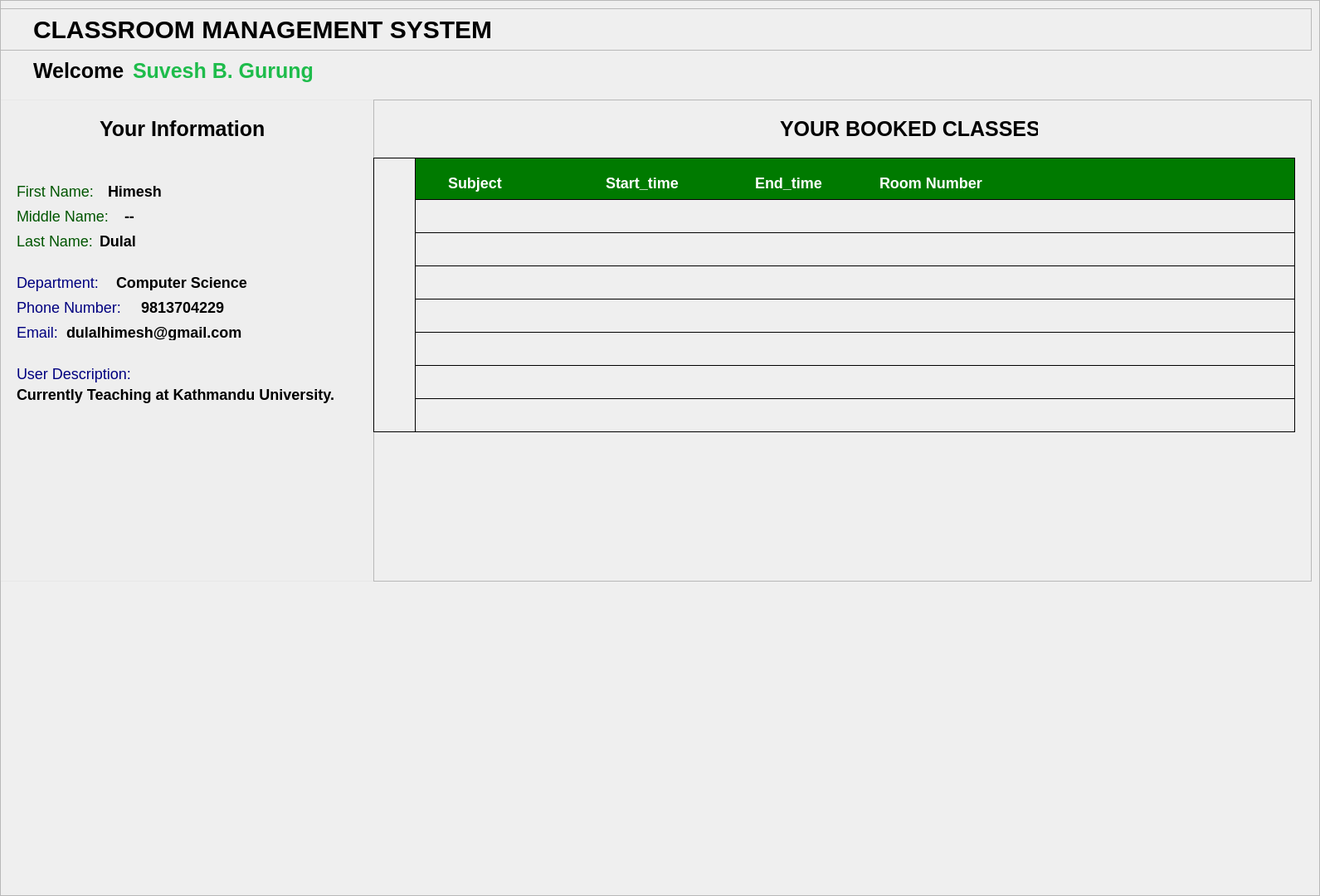
        <widget class="QFrame" name="main_content">
         <property name="geometry">
          <rect>
           <x>320</x>
           <y>-10</y>
           <width>1591</width>
           <height>1080</height>
          </rect>
         </property>
         <property name="minimumSize">
          <size>
           <width>1541</width>
           <height>0</height>
          </size>
         </property>
         <property name="styleSheet">
          <string notr="true">
QFrame{
border-left:2px;

}</string>
         </property>
         <property name="frameShape">
          <enum>QFrame::StyledPanel</enum>
         </property>
         <property name="frameShadow">
          <enum>QFrame::Raised</enum>
         </property>
         <widget class="QFrame" name="header">
          <property name="geometry">
           <rect>
            <x>0</x>
            <y>10</y>
            <width>1581</width>
            <height>51</height>
           </rect>
          </property>
          <property name="frameShape">
           <enum>QFrame::StyledPanel</enum>
          </property>
          <property name="frameShadow">
           <enum>QFrame::Raised</enum>
          </property>
          <widget class="QLabel" name="label_13">
           <property name="geometry">
            <rect>
             <x>40</x>
             <y>0</y>
             <width>1161</width>
             <height>51</height>
            </rect>
           </property>
           <property name="styleSheet">
            <string notr="true">font-size:30px;
color:black;
font-weight:bold;</string>
           </property>
           <property name="text">
            <string>CLASSROOM MANAGEMENT SYSTEM</string>
           </property>
          </widget>
         </widget>
         <widget class="QLabel" name="label_29">
          <property name="geometry">
           <rect>
            <x>40</x>
            <y>60</y>
            <width>121</width>
            <height>51</height>
           </rect>
          </property>
          <property name="styleSheet">
           <string notr="true">font-size:25px;
color:black;
font-weight:bold;</string>
          </property>
          <property name="text">
           <string>Welcome </string>
          </property>
         </widget>
         <widget class="QLabel" name="dashboard_username">
          <property name="geometry">
           <rect>
            <x>160</x>
            <y>60</y>
            <width>401</width>
            <height>51</height>
           </rect>
          </property>
          <property name="styleSheet">
           <string notr="true">font-size:25px;
color:rgb(30, 188, 75);
font-weight:bold;</string>
          </property>
          <property name="text">
           <string>Suvesh B. Gurung</string>
          </property>
         </widget>
         <widget class="QFrame" name="user_info_frame">
          <property name="geometry">
           <rect>
            <x>0</x>
            <y>120</y>
            <width>451</width>
            <height>581</height>
           </rect>
          </property>
          <property name="styleSheet">
           <string notr="true">background-color:rgba(223, 223, 223,0.1)</string>
          </property>
          <property name="frameShape">
           <enum>QFrame::StyledPanel</enum>
          </property>
          <property name="frameShadow">
           <enum>QFrame::Raised</enum>
          </property>
          <widget class="QLabel" name="information_label">
           <property name="geometry">
            <rect>
             <x>120</x>
             <y>10</y>
             <width>221</width>
             <height>51</height>
            </rect>
           </property>
           <property name="styleSheet">
            <string notr="true">font-size:25px;
color:black;
font-weight:bold;
text:center;
background-color:transparent;</string>
           </property>
           <property name="text">
            <string>Your Information</string>
           </property>
          </widget>
          <widget class="QFrame" name="information_frame">
           <property name="geometry">
            <rect>
             <x>10</x>
             <y>70</y>
             <width>411</width>
             <height>501</height>
            </rect>
           </property>
           <property name="styleSheet">
            <string notr="true">background-color:transparent;</string>
           </property>
           <property name="frameShape">
            <enum>QFrame::StyledPanel</enum>
           </property>
           <property name="frameShadow">
            <enum>QFrame::Raised</enum>
           </property>
           <widget class="QLabel" name="label">
            <property name="geometry">
             <rect>
              <x>10</x>
              <y>20</y>
              <width>101</width>
              <height>41</height>
             </rect>
            </property>
            <property name="styleSheet">
             <string notr="true">font-size:18px;
color:black;
color:rgb(0, 85, 0);

text:center;
background-color:transparent;</string>
            </property>
            <property name="text">
             <string>First Name:</string>
            </property>
           </widget>
           <widget class="QLabel" name="label_2">
            <property name="geometry">
             <rect>
              <x>10</x>
              <y>50</y>
              <width>121</width>
              <height>41</height>
             </rect>
            </property>
            <property name="styleSheet">
             <string notr="true">font-size:18px;
color:black;
color:rgb(0, 85, 0);

text:center;
background-color:transparent;</string>
            </property>
            <property name="text">
             <string>Middle Name:</string>
            </property>
           </widget>
           <widget class="QLabel" name="label_3">
            <property name="geometry">
             <rect>
              <x>10</x>
              <y>80</y>
              <width>101</width>
              <height>41</height>
             </rect>
            </property>
            <property name="styleSheet">
             <string notr="true">font-size:18px;
color:rgb(0, 85, 0);

text:center;
background-color:transparent;</string>
            </property>
            <property name="text">
             <string>Last Name:</string>
            </property>
           </widget>
           <widget class="QLabel" name="label_30">
            <property name="geometry">
             <rect>
              <x>10</x>
              <y>130</y>
              <width>111</width>
              <height>41</height>
             </rect>
            </property>
            <property name="styleSheet">
             <string notr="true">font-size:18px;
color:black;

text:center;color:rgb(0, 0, 127);

background-color:transparent;</string>
            </property>
            <property name="text">
             <string>Department:</string>
            </property>
           </widget>
           <widget class="QLabel" name="label_31">
            <property name="geometry">
             <rect>
              <x>10</x>
              <y>160</y>
              <width>141</width>
              <height>41</height>
             </rect>
            </property>
            <property name="styleSheet">
             <string notr="true">font-size:18px;
color:black;
color:rgb(0, 0, 127);

text:center;
background-color:transparent;</string>
            </property>
            <property name="text">
             <string>Phone Number:</string>
            </property>
           </widget>
           <widget class="QLabel" name="label_32">
            <property name="geometry">
             <rect>
              <x>10</x>
              <y>190</y>
              <width>131</width>
              <height>41</height>
             </rect>
            </property>
            <property name="styleSheet">
             <string notr="true">font-size:18px;
color:black;
color:rgb(0, 0, 127);

text:center;
background-color:transparent;</string>
            </property>
            <property name="text">
             <string>Email:</string>
            </property>
           </widget>
           <widget class="QLabel" name="label_37">
            <property name="geometry">
             <rect>
              <x>10</x>
              <y>240</y>
              <width>161</width>
              <height>41</height>
             </rect>
            </property>
            <property name="styleSheet">
             <string notr="true">font-size:18px;
color:rgb(0, 0, 127);

text:center;
background-color:transparent;</string>
            </property>
            <property name="text">
             <string>User Description:</string>
            </property>
           </widget>
           <widget class="QLabel" name="firstname">
            <property name="geometry">
             <rect>
              <x>120</x>
              <y>20</y>
              <width>111</width>
              <height>41</height>
             </rect>
            </property>
            <property name="styleSheet">
             <string notr="true">font-size:18px;
color:black;
font-weight:bold;
text:center;
background-color:transparent;</string>
            </property>
            <property name="text">
             <string>Himesh</string>
            </property>
           </widget>
           <widget class="QLabel" name="middlename">
            <property name="geometry">
             <rect>
              <x>140</x>
              <y>50</y>
              <width>111</width>
              <height>41</height>
             </rect>
            </property>
            <property name="styleSheet">
             <string notr="true">font-size:18px;
color:black;
font-weight:bold;
text:center;
background-color:transparent;</string>
            </property>
            <property name="text">
             <string>--</string>
            </property>
           </widget>
           <widget class="QLabel" name="lastname">
            <property name="geometry">
             <rect>
              <x>110</x>
              <y>90</y>
              <width>111</width>
              <height>20</height>
             </rect>
            </property>
            <property name="styleSheet">
             <string notr="true">font-size:18px;
color:black;

text:center;font-weight:bold;
background-color:transparent;</string>
            </property>
            <property name="text">
             <string>Dulal</string>
            </property>
           </widget>
           <widget class="QLabel" name="department_2">
            <property name="geometry">
             <rect>
              <x>130</x>
              <y>140</y>
              <width>171</width>
              <height>20</height>
             </rect>
            </property>
            <property name="styleSheet">
             <string notr="true">font-size:18px;
color:black;

text:center;font-weight:bold;
background-color:transparent;</string>
            </property>
            <property name="text">
             <string>Computer Science</string>
            </property>
           </widget>
           <widget class="QLabel" name="phonenumber">
            <property name="geometry">
             <rect>
              <x>160</x>
              <y>170</y>
              <width>171</width>
              <height>20</height>
             </rect>
            </property>
            <property name="styleSheet">
             <string notr="true">font-size:18px;
color:black;

text:center;font-weight:bold;
background-color:transparent;</string>
            </property>
            <property name="text">
             <string>9813704229</string>
            </property>
           </widget>
           <widget class="QLabel" name="mail">
            <property name="geometry">
             <rect>
              <x>70</x>
              <y>200</y>
              <width>211</width>
              <height>20</height>
             </rect>
            </property>
            <property name="styleSheet">
             <string notr="true">font-size:18px;
color:black;

text:center;font-weight:bold;
background-color:transparent;</string>
            </property>
            <property name="text">
             <string>dulalhimesh@gmail.com</string>
            </property>
           </widget>
           <widget class="QLabel" name="label_49">
            <property name="geometry">
             <rect>
              <x>10</x>
              <y>270</y>
              <width>521</width>
              <height>31</height>
             </rect>
            </property>
            <property name="styleSheet">
             <string notr="true">font-size:18px;
color:black;
font-weight:bold;
text:center;
background-color:transparent;</string>
            </property>
            <property name="text">
             <string>Currently Teaching at Kathmandu University.</string>
            </property>
           </widget>
          </widget>
         </widget>
         <widget class="QFrame" name="book_info_user_frame">
          <property name="geometry">
           <rect>
            <x>450</x>
            <y>120</y>
            <width>1131</width>
            <height>581</height>
           </rect>
          </property>
          <property name="frameShape">
           <enum>QFrame::StyledPanel</enum>
          </property>
          <property name="frameShadow">
           <enum>QFrame::Raised</enum>
          </property>
          <widget class="QFrame" name="myFrame_2">
           <property name="geometry">
            <rect>
             <x>0</x>
             <y>70</y>
             <width>1111</width>
             <height>331</height>
            </rect>
           </property>
           <property name="styleSheet">
            <string notr="true">QFrame{
    border: 1px solid black;}


</string>
           </property>
           <property name="frameShape">
            <enum>QFrame::StyledPanel</enum>
           </property>
           <property name="frameShadow">
            <enum>QFrame::Raised</enum>
           </property>
           <widget class="QFrame" name="frame_25">
            <property name="geometry">
             <rect>
              <x>50</x>
              <y>0</y>
              <width>1061</width>
              <height>51</height>
             </rect>
            </property>
            <property name="styleSheet">
             <string notr="true">    background-color: rgb(0, 122, 0);
border:1px solid rgb(148, 297, 167);</string>
            </property>
            <property name="frameShape">
             <enum>QFrame::StyledPanel</enum>
            </property>
            <property name="frameShadow">
             <enum>QFrame::Raised</enum>
            </property>
            <widget class="QLabel" name="label_47">
             <property name="geometry">
              <rect>
               <x>40</x>
               <y>20</y>
               <width>131</width>
               <height>21</height>
              </rect>
             </property>
             <property name="styleSheet">
              <string notr="true">border:none;
color:white;
font-size:18px;
font-weight:bold;</string>
             </property>
             <property name="text">
              <string>Subject</string>
             </property>
            </widget>
            <widget class="QLabel" name="label_48">
             <property name="geometry">
              <rect>
               <x>230</x>
               <y>20</y>
               <width>131</width>
               <height>21</height>
              </rect>
             </property>
             <property name="styleSheet">
              <string notr="true">border:none;
color:white;
font-size:18px;
font-weight:bold;</string>
             </property>
             <property name="text">
              <string>Start_time</string>
             </property>
            </widget>
            <widget class="QLabel" name="label_50">
             <property name="geometry">
              <rect>
               <x>410</x>
               <y>20</y>
               <width>131</width>
               <height>21</height>
              </rect>
             </property>
             <property name="styleSheet">
              <string notr="true">border:none;
color:white;
font-size:18px;
font-weight:bold;</string>
             </property>
             <property name="text">
              <string>End_time</string>
             </property>
            </widget>
            <widget class="QLabel" name="label_51">
             <property name="geometry">
              <rect>
               <x>560</x>
               <y>20</y>
               <width>131</width>
               <height>21</height>
              </rect>
             </property>
             <property name="styleSheet">
              <string notr="true">border:none;
color:white;
font-size:18px;
font-weight:bold;</string>
             </property>
             <property name="text">
              <string>Room Number</string>
             </property>
            </widget>
            <widget class="QLabel" name="time_icon_13">
             <property name="geometry">
              <rect>
               <x>190</x>
               <y>10</y>
               <width>31</width>
               <height>31</height>
              </rect>
             </property>
             <property name="styleSheet">
              <string notr="true">border:none;
color:white;</string>
             </property>
             <property name="text">
              <string/>
             </property>
             <property name="pixmap">
              <pixmap resource="resources.qrc">:/resource/assets/clock.png</pixmap>
             </property>
             <property name="scaledContents">
              <bool>true</bool>
             </property>
            </widget>
            <widget class="QLabel" name="time_icon_14">
             <property name="geometry">
              <rect>
               <x>370</x>
               <y>10</y>
               <width>31</width>
               <height>31</height>
              </rect>
             </property>
             <property name="styleSheet">
              <string notr="true">border:none;
color:white;</string>
             </property>
             <property name="text">
              <string/>
             </property>
             <property name="pixmap">
              <pixmap resource="resources.qrc">:/resource/assets/clock.png</pixmap>
             </property>
             <property name="scaledContents">
              <bool>true</bool>
             </property>
            </widget>
           </widget>
           <widget class="QFrame" name="frame_38">
            <property name="geometry">
             <rect>
              <x>50</x>
              <y>50</y>
              <width>1061</width>
              <height>41</height>
             </rect>
            </property>
            <property name="frameShape">
             <enum>QFrame::StyledPanel</enum>
            </property>
            <property name="frameShadow">
             <enum>QFrame::Raised</enum>
            </property>
            <widget class="QLabel" name="book_subject_1">
             <property name="geometry">
              <rect>
               <x>30</x>
               <y>10</y>
               <width>91</width>
               <height>21</height>
              </rect>
             </property>
             <property name="styleSheet">
              <string notr="true">border:none;
color:black;
font-size:18px;
font-weight:bold;</string>
             </property>
             <property name="text">
              <string/>
             </property>
            </widget>
            <widget class="QLabel" name="book_start_time_1">
             <property name="geometry">
              <rect>
               <x>230</x>
               <y>10</y>
               <width>91</width>
               <height>21</height>
              </rect>
             </property>
             <property name="styleSheet">
              <string notr="true">border:none;
color:black;
font-size:18px;
font-weight:bold;</string>
             </property>
             <property name="text">
              <string/>
             </property>
            </widget>
            <widget class="QLabel" name="book_end_time_1">
             <property name="geometry">
              <rect>
               <x>410</x>
               <y>10</y>
               <width>91</width>
               <height>21</height>
              </rect>
             </property>
             <property name="styleSheet">
              <string notr="true">border:none;
color:black;
font-size:18px;
font-weight:bold;</string>
             </property>
             <property name="text">
              <string/>
             </property>
            </widget>
            <widget class="QLabel" name="book_room_number_1">
             <property name="geometry">
              <rect>
               <x>580</x>
               <y>10</y>
               <width>91</width>
               <height>21</height>
              </rect>
             </property>
             <property name="styleSheet">
              <string notr="true">border:none;
color:black;
font-size:18px;
font-weight:bold;</string>
             </property>
             <property name="text">
              <string/>
             </property>
            </widget>
           </widget>
           <widget class="QFrame" name="frame_39">
            <property name="geometry">
             <rect>
              <x>50</x>
              <y>90</y>
              <width>1061</width>
              <height>41</height>
             </rect>
            </property>
            <property name="frameShape">
             <enum>QFrame::StyledPanel</enum>
            </property>
            <property name="frameShadow">
             <enum>QFrame::Raised</enum>
            </property>
            <widget class="QLabel" name="book_subject_2">
             <property name="geometry">
              <rect>
               <x>30</x>
               <y>10</y>
               <width>91</width>
               <height>21</height>
              </rect>
             </property>
             <property name="styleSheet">
              <string notr="true">border:none;
color:black;
font-size:18px;
font-weight:bold;</string>
             </property>
             <property name="text">
              <string/>
             </property>
            </widget>
            <widget class="QLabel" name="book_start_time_2">
             <property name="geometry">
              <rect>
               <x>230</x>
               <y>10</y>
               <width>91</width>
               <height>21</height>
              </rect>
             </property>
             <property name="styleSheet">
              <string notr="true">border:none;
color:black;
font-size:18px;
font-weight:bold;</string>
             </property>
             <property name="text">
              <string/>
             </property>
            </widget>
            <widget class="QLabel" name="book_end_time_2">
             <property name="geometry">
              <rect>
               <x>410</x>
               <y>10</y>
               <width>91</width>
               <height>21</height>
              </rect>
             </property>
             <property name="styleSheet">
              <string notr="true">border:none;
color:black;
font-size:18px;
font-weight:bold;</string>
             </property>
             <property name="text">
              <string/>
             </property>
            </widget>
            <widget class="QLabel" name="book_room_number_2">
             <property name="geometry">
              <rect>
               <x>580</x>
               <y>10</y>
               <width>91</width>
               <height>21</height>
              </rect>
             </property>
             <property name="styleSheet">
              <string notr="true">border:none;
color:black;
font-size:18px;
font-weight:bold;</string>
             </property>
             <property name="text">
              <string/>
             </property>
            </widget>
           </widget>
           <widget class="QFrame" name="frame_40">
            <property name="geometry">
             <rect>
              <x>50</x>
              <y>130</y>
              <width>1061</width>
              <height>41</height>
             </rect>
            </property>
            <property name="frameShape">
             <enum>QFrame::StyledPanel</enum>
            </property>
            <property name="frameShadow">
             <enum>QFrame::Raised</enum>
            </property>
            <widget class="QLabel" name="book_subject_3">
             <property name="geometry">
              <rect>
               <x>30</x>
               <y>10</y>
               <width>91</width>
               <height>21</height>
              </rect>
             </property>
             <property name="styleSheet">
              <string notr="true">border:none;
color:black;
font-size:18px;
font-weight:bold;</string>
             </property>
             <property name="text">
              <string/>
             </property>
            </widget>
            <widget class="QLabel" name="book_start_time_3">
             <property name="geometry">
              <rect>
               <x>230</x>
               <y>10</y>
               <width>91</width>
               <height>21</height>
              </rect>
             </property>
             <property name="styleSheet">
              <string notr="true">border:none;
color:black;
font-size:18px;
font-weight:bold;</string>
             </property>
             <property name="text">
              <string/>
             </property>
            </widget>
            <widget class="QLabel" name="book_end_time_3">
             <property name="geometry">
              <rect>
               <x>410</x>
               <y>10</y>
               <width>91</width>
               <height>21</height>
              </rect>
             </property>
             <property name="styleSheet">
              <string notr="true">border:none;
color:black;
font-size:18px;
font-weight:bold;</string>
             </property>
             <property name="text">
              <string/>
             </property>
            </widget>
            <widget class="QLabel" name="book_room_number_3">
             <property name="geometry">
              <rect>
               <x>580</x>
               <y>10</y>
               <width>91</width>
               <height>21</height>
              </rect>
             </property>
             <property name="styleSheet">
              <string notr="true">border:none;
color:black;
font-size:18px;
font-weight:bold;</string>
             </property>
             <property name="text">
              <string/>
             </property>
            </widget>
           </widget>
           <widget class="QFrame" name="frame_41">
            <property name="geometry">
             <rect>
              <x>50</x>
              <y>170</y>
              <width>1061</width>
              <height>41</height>
             </rect>
            </property>
            <property name="frameShape">
             <enum>QFrame::StyledPanel</enum>
            </property>
            <property name="frameShadow">
             <enum>QFrame::Raised</enum>
            </property>
            <widget class="QLabel" name="book_subject_4">
             <property name="geometry">
              <rect>
               <x>30</x>
               <y>10</y>
               <width>91</width>
               <height>21</height>
              </rect>
             </property>
             <property name="styleSheet">
              <string notr="true">border:none;
color:black;
font-size:18px;
font-weight:bold;</string>
             </property>
             <property name="text">
              <string/>
             </property>
            </widget>
            <widget class="QLabel" name="book_start_time_4">
             <property name="geometry">
              <rect>
               <x>230</x>
               <y>10</y>
               <width>91</width>
               <height>21</height>
              </rect>
             </property>
             <property name="styleSheet">
              <string notr="true">border:none;
color:black;
font-size:18px;
font-weight:bold;</string>
             </property>
             <property name="text">
              <string/>
             </property>
            </widget>
            <widget class="QLabel" name="book_end_time_4">
             <property name="geometry">
              <rect>
               <x>410</x>
               <y>10</y>
               <width>91</width>
               <height>21</height>
              </rect>
             </property>
             <property name="styleSheet">
              <string notr="true">border:none;
color:black;
font-size:18px;
font-weight:bold;</string>
             </property>
             <property name="text">
              <string/>
             </property>
            </widget>
            <widget class="QLabel" name="book_room_number_4">
             <property name="geometry">
              <rect>
               <x>580</x>
               <y>10</y>
               <width>91</width>
               <height>21</height>
              </rect>
             </property>
             <property name="styleSheet">
              <string notr="true">border:none;
color:black;
font-size:18px;
font-weight:bold;</string>
             </property>
             <property name="text">
              <string/>
             </property>
            </widget>
           </widget>
           <widget class="QFrame" name="frame_42">
            <property name="geometry">
             <rect>
              <x>50</x>
              <y>210</y>
              <width>1061</width>
              <height>41</height>
             </rect>
            </property>
            <property name="frameShape">
             <enum>QFrame::StyledPanel</enum>
            </property>
            <property name="frameShadow">
             <enum>QFrame::Raised</enum>
            </property>
            <widget class="QLabel" name="book_subject_5">
             <property name="geometry">
              <rect>
               <x>30</x>
               <y>10</y>
               <width>91</width>
               <height>21</height>
              </rect>
             </property>
             <property name="styleSheet">
              <string notr="true">border:none;
color:black;
font-size:18px;
font-weight:bold;</string>
             </property>
             <property name="text">
              <string/>
             </property>
            </widget>
            <widget class="QLabel" name="book_start_time_5">
             <property name="geometry">
              <rect>
               <x>230</x>
               <y>10</y>
               <width>91</width>
               <height>21</height>
              </rect>
             </property>
             <property name="styleSheet">
              <string notr="true">border:none;
color:black;
font-size:18px;
font-weight:bold;</string>
             </property>
             <property name="text">
              <string/>
             </property>
            </widget>
            <widget class="QLabel" name="book_end_time_5">
             <property name="geometry">
              <rect>
               <x>410</x>
               <y>10</y>
               <width>91</width>
               <height>21</height>
              </rect>
             </property>
             <property name="styleSheet">
              <string notr="true">border:none;
color:black;
font-size:18px;
font-weight:bold;</string>
             </property>
             <property name="text">
              <string/>
             </property>
            </widget>
            <widget class="QLabel" name="book_room_number_5">
             <property name="geometry">
              <rect>
               <x>580</x>
               <y>10</y>
               <width>91</width>
               <height>21</height>
              </rect>
             </property>
             <property name="styleSheet">
              <string notr="true">border:none;
color:black;
font-size:18px;
font-weight:bold;</string>
             </property>
             <property name="text">
              <string/>
             </property>
            </widget>
           </widget>
           <widget class="QFrame" name="frame_43">
            <property name="geometry">
             <rect>
              <x>50</x>
              <y>250</y>
              <width>1061</width>
              <height>41</height>
             </rect>
            </property>
            <property name="frameShape">
             <enum>QFrame::StyledPanel</enum>
            </property>
            <property name="frameShadow">
             <enum>QFrame::Raised</enum>
            </property>
           </widget>
           <widget class="QFrame" name="frame_44">
            <property name="geometry">
             <rect>
              <x>50</x>
              <y>290</y>
              <width>1061</width>
              <height>41</height>
             </rect>
            </property>
            <property name="frameShape">
             <enum>QFrame::StyledPanel</enum>
            </property>
            <property name="frameShadow">
             <enum>QFrame::Raised</enum>
            </property>
           </widget>
           <widget class="QLabel" name="book8_2">
            <property name="geometry">
             <rect>
              <x>290</x>
              <y>340</y>
              <width>131</width>
              <height>21</height>
             </rect>
            </property>
            <property name="styleSheet">
             <string notr="true">border:none;
color:black;
font-size:18px;
font-weight:bold;</string>
            </property>
            <property name="text">
             <string>Room Number</string>
            </property>
           </widget>
           <widget class="QPushButton" name="pushButton_10">
            <property name="geometry">
             <rect>
              <x>730</x>
              <y>340</y>
              <width>241</width>
              <height>31</height>
             </rect>
            </property>
            <property name="styleSheet">
             <string notr="true">
QPushButton {
background-color: rgb(30, 188, 75);
color:white;
border-radius:2px;
font-size:17px;
        }</string>
            </property>
            <property name="text">
             <string>Book</string>
            </property>
           </widget>
          </widget>
          <widget class="QLabel" name="information_label_2">
           <property name="geometry">
            <rect>
             <x>490</x>
             <y>10</y>
             <width>311</width>
             <height>51</height>
            </rect>
           </property>
           <property name="styleSheet">
            <string notr="true">font-size:25px;
color:black;
font-weight:bold;
text:center;
background-color:transparent;</string>
           </property>
           <property name="text">
            <string>YOUR BOOKED CLASSES</string>
           </property>
          </widget>
         </widget>
        </widget>
